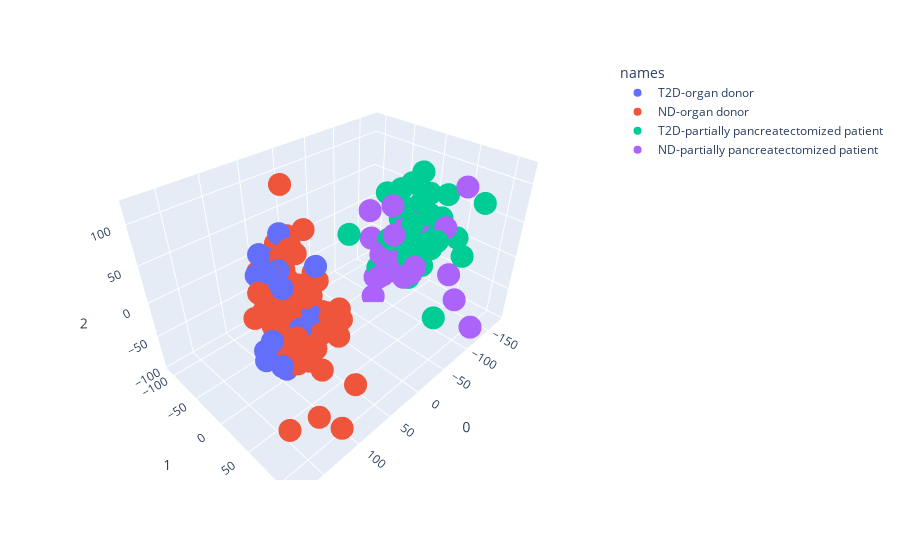

Write notebook code for a chart like this one.
### Code cell
import plotly.express as px
dd = pd.DataFrame(X1_r)


dd['y'] = y1
dd['names'] = dd['y'].apply(label_decoder)
dd
fig = px.scatter_3d(dd,x=0 ,y=1, z=2,
              color='names')

fig.show()
